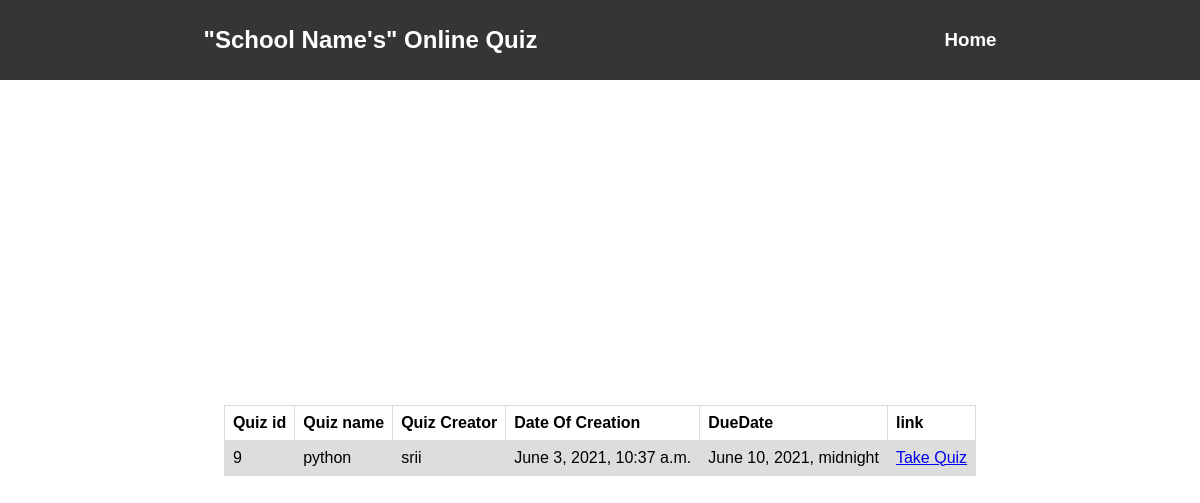
Page /quizzesonline/9/ on the committed database.
### CreateQuiz/models.py (models this page shows, shortened)
class Quiz(models.Model):
    QuizId = models.AutoField(primary_key=True, editable=False)
    QuizName = models.CharField(max_length=50)
    QuizCreator = models.ForeignKey(User, on_delete=models.CASCADE)
    DateOfCreation = models.DateTimeField(auto_now_add=True)
    DueDate = models.DateTimeField()

### TakeQuiz/views.py (the view)
# urls.py: path('quizzesonline/<int:roll>/', QuizzesOnline,name='quizzesonline'),
def QuizzesOnline(request, roll):
    quizzes = list(Quiz.objects.all())
    context = {
        'studentroll':roll,
        'quizzes' : quizzes
    }
    return render(request, 'quizzesonline.html', context)

### TakeQuiz/templates/quizzesonline.html
{% extends 'home.html' %}
{% block style %}
    {% load static %}
    <link rel="stylesheet" href="{% static 'css/tablestyle.css' %}">
{% endblock %}
{% block content %}
<table>
    <tr>
        <th>Quiz id</th>
        <th>Quiz name</th>
        <th>Quiz Creator</th>
        <th>Date Of Creation</th>
        <th>DueDate</th>
        <th>link</th>
    </tr>
{% for quiz in quizzes %}
    <tr>
        <td>
            {{ quiz.QuizId }}
        </td>
        <td>
            {{ quiz.QuizName }}
        </td>
        <td>
            {{ quiz.QuizCreator }}
        </td>
        <td>
            {{ quiz.DateOfCreation }}
        </td>
        <td>
            {{ quiz.DueDate }}
        </td>
        <td>
            <a href="{{ quiz.QuizId }}/{{ quiz.QuizName }}">Take Quiz</a>
        </td>
    </tr>
{% endfor %}
</table>
{% endblock %}

### Accounts/static/css/home.css (style rules this page uses)
body { padding: 0; margin: 0; font-family: sans-serif; }

### CreateQuiz/static/css/tablestyle.css (style rules this page uses)
table { font-family: arial, sans-serif; border-collapse: collapse; }
td, th { border: 1px solid #dddddd; text-align: left; padding: 8px; }
tr:nth-child(even) { background-color: #dddddd; }

### rows in the picture
Quiz: QuizId "9", QuizName "python", QuizCreator "srii", DateOfCreation "June 3, 2021, 10:37 a.m.", DueDate "June 10, 2021, midnight"
